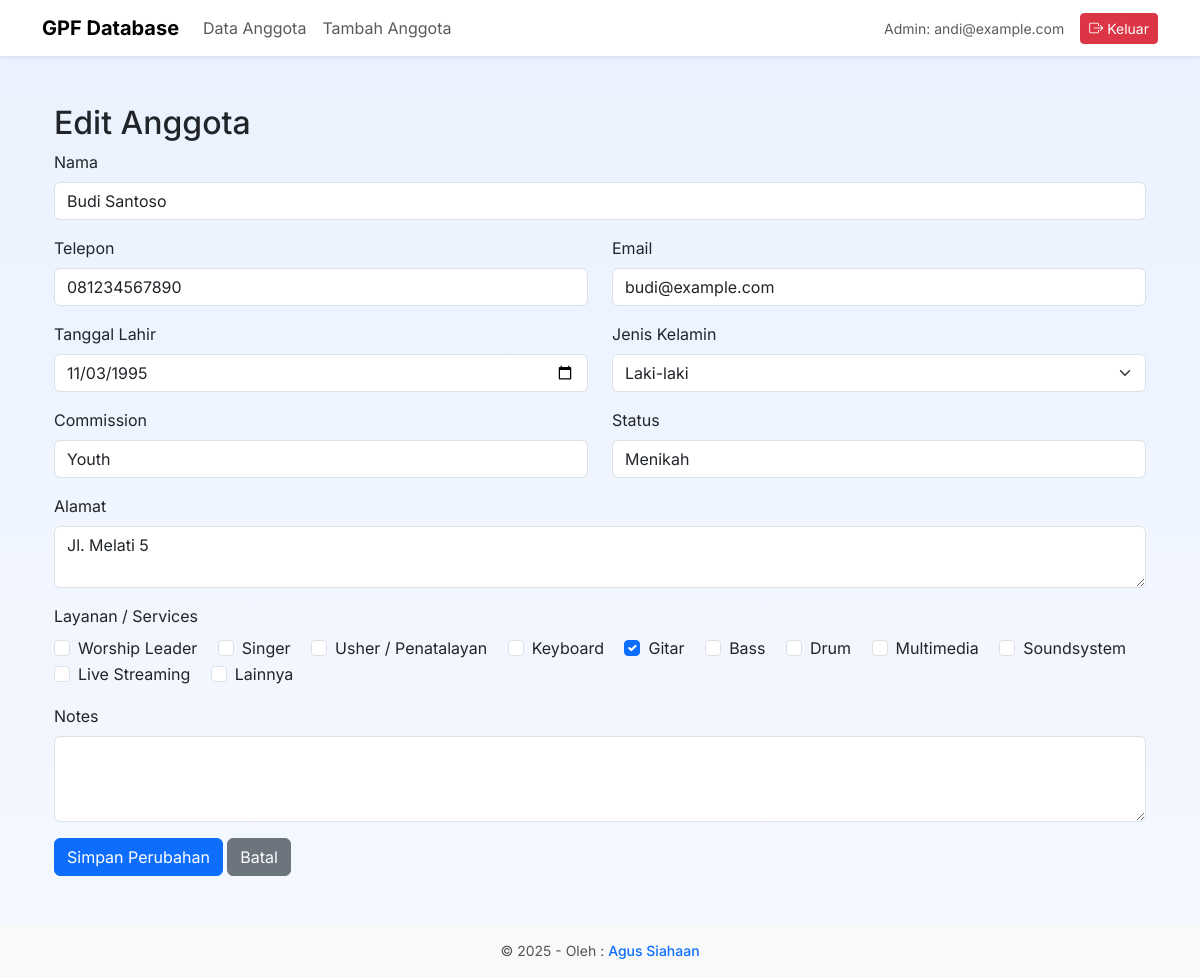
Page /member/2/edit (signed in) on the committed database.
### app.py (models this page shows)
class Member(Base):
    __tablename__ = 'members'
    id = Column(Integer, primary_key=True)
    name = Column(String(200))
    phone = Column(String(80))
    email = Column(String(200))
    birthdate = Column(String(50))
    gender = Column(String(50))
    commission = Column(String(100))
    status = Column(String(80))
    address = Column(Text)
    services = Column(Text)
    notes = Column(Text)
    created_at = Column(String(50))

### app.py (the view, shortened to what this page needs)
@app.route('/member/<int:id>/edit', methods=['GET','POST'])
@login_required
def edit_member(id):
    services_list = ['Worship Leader','Singer','Usher / Penatalayan','Keyboard','Gitar','Bass','Drum','Multimedia','Soundsystem','Live Streaming','Lainnya']
    db = get_db()
    m = db.query(Member).get(id)
    if not m:
        flash('Anggota tidak ditemukan','danger')
        return redirect(url_for('dashboard'))
    selected_services = m.services.split(',') if m.services else []
    return render_template('edit_member.html', member=m, services_list=services_list, selected_services=selected_services)

### app.py (called while the page is built)
@app.context_processor
def inject_functions():
    return {'hitung_umur': hitung_umur}

@app.context_processor
def inject_csrf():
    return dict(csrf_token=lambda: generate_csrf())

def get_db():
    return SessionLocal()

def login_required(f):
    @wraps(f)
    def wrapper(*args, **kwargs):
        if 'user_id' not in session:
            return redirect(url_for('login'))
        return f(*args, **kwargs)
    return wrapper

@app.before_request
def session_timeout_check():
    session.modified = True

### templates/edit_member.html (shortened to what this page needs)
{% extends 'base.html' %}
{% block content %}
<div class="container py-4">
  <h2>Edit Anggota</h2>
  <form method="post">
    <div class="mb-3">
      <label class="form-label">Nama</label>
      <input type="text" name="name" class="form-control" value="{{ member.name }}" required>
    </div>
    <div class="mb-3 row">
      <div class="col">
        <label class="form-label">Telepon</label>
        <input type="text" name="phone" class="form-control" value="{{ member.phone }}">
      </div>
      <div class="col">
        <label class="form-label">Email</label>
        <input type="email" name="email" class="form-control" value="{{ member.email }}">
      </div>
    </div>
    <div class="mb-3 row">
      <div class="col">
        <label class="form-label">Tanggal Lahir</label>
        <input type="date" name="birthdate" class="form-control" value="{{ member.birthdate }}">
      </div>
      <div class="col">
        <label class="form-label">Jenis Kelamin</label>
        <select name="gender" class="form-select">
          <option value="Laki-laki" {% if member.gender=='Laki-laki' %}selected{% endif %}>Laki-laki</option>
        </select>
      </div>
    </div>
    <div class="mb-3 row">
      <div class="col">
        <label class="form-label">Commission</label>
        <input type="text" name="commission" class="form-control" value="{{ member.commission }}">
      </div>
      <div class="col">
        <label class="form-label">Status</label>
        <input type="text" name="status" class="form-control" value="{{ member.status }}">
      </div>
    </div>
    <div class="mb-3">
      <label class="form-label">Alamat</label>
      <textarea name="address" class="form-control" rows="2">{{ member.address }}</textarea>
    </div>
    <div class="mb-3">
      <label class="form-label">Layanan / Services</label><br>
      {% for val in services_list %}
        <div class="form-check form-check-inline">
          <input class="form-check-input" type="checkbox" name="services" value="{{ val }}" {% if val in selected_services %}checked{% endif %}>
          <label class="form-check-label">{{ val }}</label>
        </div>
      {% endfor %}
    </div>
    <div class="mb-3">
      <label class="form-label">Notes</label>
      <textarea name="notes" class="form-control" rows="3">{{ member.notes }}</textarea>
    </div>
    <button class="btn btn-primary" type="submit">Simpan Perubahan</button>
    <a href="{{ url_for('dashboard') }}" class="btn btn-secondary">Batal</a>
  </form>
</div>
{% endblock %}

### templates/base.html (style rules this page uses)
body { font-family: 'Inter', system-ui, -apple-system, 'Segoe UI', Roboto, 'Helvetica Neue', Arial; background: linear-gradient(180deg,#eaf2ff 0%, #f5f8ff 100%); }

### rows in the picture
Member: name "Budi Santoso", phone "081234567890", email "budi@example.com", birthdate "11/03/1995", gender "Laki-laki", commission "Youth", status "Menikah", address "Jl. Melati 5"

### other values in the picture
{{ session.get('username') }} "andi@example.com"
{{ val }} "Worship Leader" "Singer" "Usher / Penatalayan" "Keyboard" "Gitar" "Bass" "Drum" "Multimedia" "Soundsystem" "Live Streaming" "Lainnya"
